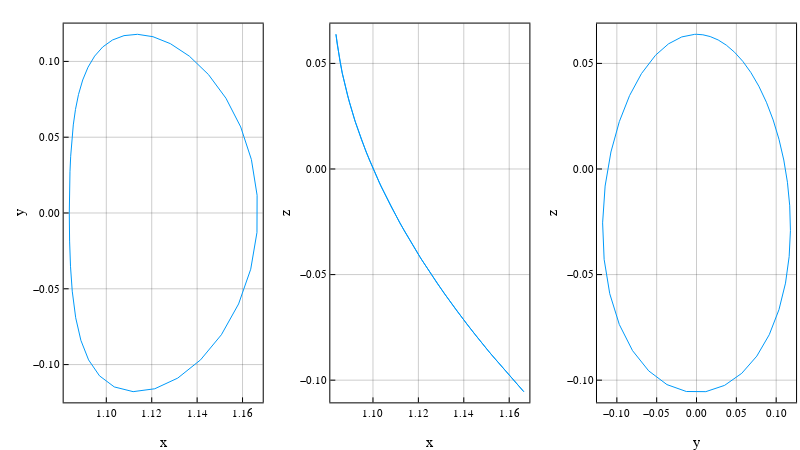

The cell this chart's notebook holds for it:
### Code cell
solarr = R3BP.sol_to_arrays(sol)   # get state-history from sol for plotting
p1 = plot(solarr[1,:], solarr[2,:], xlabel="x", ylabel="y", label=false, gridalpha=0.4)
p2 = plot(solarr[1,:], solarr[3,:], xlabel="x", ylabel="z", label=false, gridalpha=0.4)
p3 = plot(solarr[2,:], solarr[3,:], xlabel="y", ylabel="z", label=false, gridalpha=0.4)
plot(p1,p2,p3, layout = (1,3), size=(800, 450), frame_style=:box)

### Figure 1 — Plotly figure (JSON) as saved in the notebook; plotly's stock layout.template omitted (floating-point values rounded to 4 significant figures)
{"data": [{"colorbar": {"len": 0.9239, "title": "", "x": 0.3284, "y": 0.5293}, "legendgroup": "", "line": {"color": "rgba(0, 154, 250, 1.000)", "dash": "solid", "shape": "linear", "width": 1}, "mode": "lines", "name": "", "showlegend": false, "type": "scatter", "x": [1.084, 1.084, 1.084, 1.084, 1.084, 1.085, 1.085, 1.086, 1.088, 1.09, 1.092, 1.095, 1.098, 1.103, 1.108, 1.114, 1.121, 1.128, 1.137, 1.145, 1.153, 1.159, 1.164, 1.166, 1.166, 1.164, 1.158, 1.151, 1.142, 1.131, 1.121, 1.112, 1.104, 1.097, 1.092, 1.089, 1.087, 1.085, 1.084, 1.084, 1.084, 1.084], "xaxis": "x1", "y": [0, 0.007984, 0.01717, 0.02719, 0.03743, 0.04781, 0.05812, 0.0683, 0.07824, 0.08774, 0.09619, 0.1035, 0.1095, 0.1141, 0.117, 0.1179, 0.1163, 0.1117, 0.1035, 0.09132, 0.0757, 0.05678, 0.03524, 0.01171, -0.01276, -0.03707, -0.06, -0.0803, -0.09687, -0.1089, -0.116, -0.1179, -0.1147, -0.1074, -0.09692, -0.08402, -0.06911, -0.05157, -0.03512, -0.01854, -0.00235, -5.492e-14], "yaxis": "y1"}, {"colorbar": {"len": 0.9239, "title": "", "x": 0.6617, "y": 0.5293}, "legendgroup": "", "line": {"color": "rgba(0, 154, 250, 1.000)", "dash": "solid", "shape": "linear", "width": 1}, "mode": "lines", "name": "", "showlegend": false, "type": "scatter", "x": [1.084, 1.084, 1.084, 1.084, 1.084, 1.085, 1.085, 1.086, 1.088, 1.09, 1.092, 1.095, 1.098, 1.103, 1.108, 1.114, 1.121, 1.128, 1.137, 1.145, 1.153, 1.159, 1.164, 1.166, 1.166, 1.164, 1.158, 1.151, 1.142, 1.131, 1.121, 1.112, 1.104, 1.097, 1.092, 1.089, 1.087, 1.085, 1.084, 1.084, 1.084, 1.084], "xaxis": "x2", "y": [0.06379, 0.06356, 0.06272, 0.0611, 0.05865, 0.05528, 0.05098, 0.04565, 0.03921, 0.03161, 0.02324, 0.01409, 0.004254, -0.006266, -0.01743, -0.02919, -0.04145, -0.05405, -0.06663, -0.07847, -0.08861, -0.09676, -0.1025, -0.1054, -0.1054, -0.1021, -0.09561, -0.08602, -0.07367, -0.05905, -0.04278, -0.02551, -0.008081, 0.008052, 0.02241, 0.03479, 0.04517, 0.05383, 0.05928, 0.06255, 0.06377, 0.06379], "yaxis": "y2"}, {"colorbar": {"len": 0.9239, "title": "", "x": 0.9951, "y": 0.5293}, "legendgroup": "", "line": {"color": "rgba(0, 154, 250, 1.000)", "dash": "solid", "shape": "linear", "width": 1}, "mode": "lines", "name": "", "showlegend": false, "type": "scatter", "x": [0, 0.007984, 0.01717, 0.02719, 0.03743, 0.04781, 0.05812, 0.0683, 0.07824, 0.08774, 0.09619, 0.1035, 0.1095, 0.1141, 0.117, 0.1179, 0.1163, 0.1117, 0.1035, 0.09132, 0.0757, 0.05678, 0.03524, 0.01171, -0.01276, -0.03707, -0.06, -0.0803, -0.09687, -0.1089, -0.116, -0.1179, -0.1147, -0.1074, -0.09692, -0.08402, -0.06911, -0.05157, -0.03512, -0.01854, -0.00235, -5.492e-14], "xaxis": "x3", "y": [0.06379, 0.06356, 0.06272, 0.0611, 0.05865, 0.05528, 0.05098, 0.04565, 0.03921, 0.03161, 0.02324, 0.01409, 0.004254, -0.006266, -0.01743, -0.02919, -0.04145, -0.05405, -0.06663, -0.07847, -0.08861, -0.09676, -0.1025, -0.1054, -0.1054, -0.1021, -0.09561, -0.08602, -0.07367, -0.05905, -0.04278, -0.02551, -0.008081, 0.008052, 0.02241, 0.03479, 0.04517, 0.05383, 0.05928, 0.06255, 0.06377, 0.06379], "yaxis": "y3"}], "layout": {"annotations": [], "height": 450, "legend": {"bgcolor": "rgba(255, 255, 255, 1.000)", "bordercolor": "rgba(0, 0, 0, 1.000)", "borderwidth": 1, "font": {"color": "rgba(0, 0, 0, 1.000)", "family": "sans-serif", "size": 11}, "title": {"font": {"color": "rgba(0, 0, 0, 1.000)", "family": "sans-serif", "size": 15}, "text": ""}, "tracegroupgap": 0, "traceorder": "normal", "x": 1, "xanchor": "auto", "y": 1, "yanchor": "auto"}, "margin": {"b": 20, "l": 0, "r": 0, "t": 20}, "paper_bgcolor": "rgba(255, 255, 255, 1.000)", "plot_bgcolor": "rgba(255, 255, 255, 1.000)", "showlegend": true, "width": 800, "xaxis1": {"anchor": "y1", "domain": [0.07957, 0.3284], "gridcolor": "rgba(0, 0, 0, 0.400)", "gridwidth": 0.5, "linecolor": "rgba(0, 0, 0, 1.000)", "mirror": true, "range": [1.081, 1.169], "showgrid": true, "showline": true, "showticklabels": true, "tickangle": 0, "tickcolor": "rgb(0, 0, 0)", "tickfont": {"color": "rgba(0, 0, 0, 1.000)", "family": "sans-serif", "size": 11}, "tickmode": "array", "ticks": "inside", "ticktext": ["1.10", "1.12", "1.14", "1.16"], "tickvals": [1.1, 1.12, 1.14, 1.16], "title": "x", "titlefont": {"color": "rgba(0, 0, 0, 1.000)", "family": "sans-serif", "size": 15}, "type": "-", "visible": true, "zeroline": false, "zerolinecolor": "rgba(0, 0, 0, 1.000)"}, "xaxis2": {"anchor": "y2", "domain": [0.4129, 0.6617], "gridcolor": "rgba(0, 0, 0, 0.400)", "gridwidth": 0.5, "linecolor": "rgba(0, 0, 0, 1.000)", "mirror": true, "range": [1.081, 1.169], "showgrid": true, "showline": true, "showticklabels": true, "tickangle": 0, "tickcolor": "rgb(0, 0, 0)", "tickfont": {"color": "rgba(0, 0, 0, 1.000)", "family": "sans-serif", "size": 11}, "tickmode": "array", "ticks": "inside", "ticktext": ["1.10", "1.12", "1.14", "1.16"], "tickvals": [1.1, 1.12, 1.14, 1.16], "title": "x", "titlefont": {"color": "rgba(0, 0, 0, 1.000)", "family": "sans-serif", "size": 15}, "type": "-", "visible": true, "zeroline": false, "zerolinecolor": "rgba(0, 0, 0, 1.000)"}, "xaxis3": {"anchor": "y3", "domain": [0.7462, 0.9951], "gridcolor": "rgba(0, 0, 0, 0.400)", "gridwidth": 0.5, "linecolor": "rgba(0, 0, 0, 1.000)", "mirror": true, "range": [-0.1249, 0.125], "showgrid": true, "showline": true, "showticklabels": true, "tickangle": 0, "tickcolor": "rgb(0, 0, 0)", "tickfont": {"color": "rgba(0, 0, 0, 1.000)", "family": "sans-serif", "size": 11}, "tickmode": "array", "ticks": "inside", "ticktext": ["−0.10", "−0.05", "0.00", "0.05", "0.10"], "tickvals": [-0.1, -0.05, 0, 0.05, 0.1], "title": "y", "titlefont": {"color": "rgba(0, 0, 0, 1.000)", "family": "sans-serif", "size": 15}, "type": "-", "visible": true, "zeroline": false, "zerolinecolor": "rgba(0, 0, 0, 1.000)"}, "yaxis1": {"anchor": "x1", "domain": [0.06739, 0.9913], "gridcolor": "rgba(0, 0, 0, 0.400)", "gridwidth": 0.5, "linecolor": "rgba(0, 0, 0, 1.000)", "mirror": true, "range": [-0.1249, 0.125], "showgrid": true, "showline": true, "showticklabels": true, "tickangle": 0, "tickcolor": "rgb(0, 0, 0)", "tickfont": {"color": "rgba(0, 0, 0, 1.000)", "family": "sans-serif", "size": 11}, "tickmode": "array", "ticks": "inside", "ticktext": ["−0.10", "−0.05", "0.00", "0.05", "0.10"], "tickvals": [-0.1, -0.05, 0, 0.05, 0.1], "title": "y", "titlefont": {"color": "rgba(0, 0, 0, 1.000)", "family": "sans-serif", "size": 15}, "type": "-", "visible": true, "zeroline": false, "zerolinecolor": "rgba(0, 0, 0, 1.000)"}, "yaxis2": {"anchor": "x2", "domain": [0.06739, 0.9913], "gridcolor": "rgba(0, 0, 0, 0.400)", "gridwidth": 0.5, "linecolor": "rgba(0, 0, 0, 1.000)", "mirror": true, "range": [-0.1105, 0.06886], "showgrid": true, "showline": true, "showticklabels": true, "tickangle": 0, "tickcolor": "rgb(0, 0, 0)", "tickfont": {"color": "rgba(0, 0, 0, 1.000)", "family": "sans-serif", "size": 11}, "tickmode": "array", "ticks": "inside", "ticktext": ["−0.10", "−0.05", "0.00", "0.05"], "tickvals": [-0.1, -0.05, 0, 0.05], "title": "z", "titlefont": {"color": "rgba(0, 0, 0, 1.000)", "family": "sans-serif", "size": 15}, "type": "-", "visible": true, "zeroline": false, "zerolinecolor": "rgba(0, 0, 0, 1.000)"}, "yaxis3": {"anchor": "x3", "domain": [0.06739, 0.9913], "gridcolor": "rgba(0, 0, 0, 0.400)", "gridwidth": 0.5, "linecolor": "rgba(0, 0, 0, 1.000)", "mirror": true, "range": [-0.1105, 0.06886], "showgrid": true, "showline": true, "showticklabels": true, "tickangle": 0, "tickcolor": "rgb(0, 0, 0)", "tickfont": {"color": "rgba(0, 0, 0, 1.000)", "family": "sans-serif", "size": 11}, "tickmode": "array", "ticks": "inside", "ticktext": ["−0.10", "−0.05", "0.00", "0.05"], "tickvals": [-0.1, -0.05, 0, 0.05], "title": "z", "titlefont": {"color": "rgba(0, 0, 0, 1.000)", "family": "sans-serif", "size": 15}, "type": "-", "visible": true, "zeroline": false, "zerolinecolor": "rgba(0, 0, 0, 1.000)"}}}
